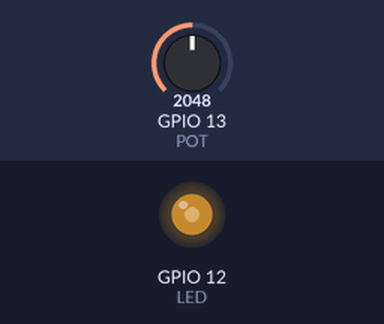
The sketch below on a simulated ESP32. Parts: output pins drawn as LEDs (lit = HIGH). The inputs (shaded band) are chosen by the test bench; at power-on: GPIO 13 (POT) = 2048.

Above: at 1.2 s.
1.3 s: GPIO 13 (POT) set to 2866
At 1.9 s:
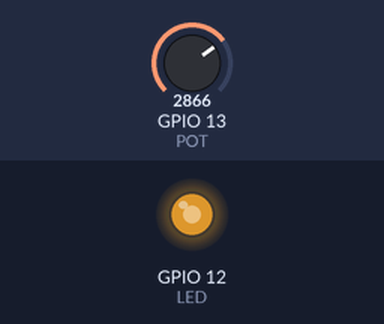
2.8 s: GPIO 13 (POT) set to 3603
At 3.1 s:
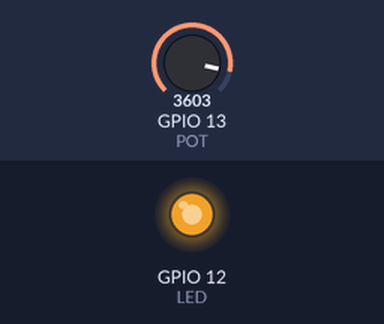
4.3 s: GPIO 13 (POT) set to 491
At 5.4 s:
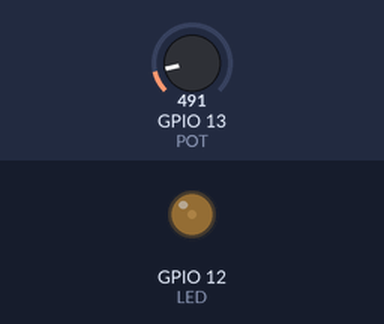
5.8 s: GPIO 13 (POT) set to 0
At 6.5 s:
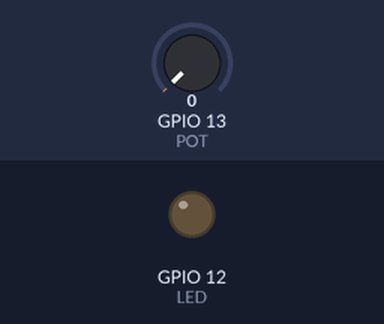
Timing chart, 0 to 8.3 s (numbered marks = the images above; inputs shaded):
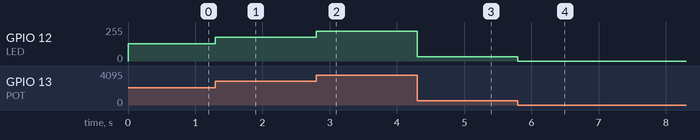

Measured:
- after the input at 1.3 s, GPIO 12 (LED): 128/255 → 178/255 at once
- after the input at 2.8 s, GPIO 12 (LED): 178/255 → 224/255 at once
- after the input at 4.3 s, GPIO 12 (LED): 224/255 → 31/255 at once
- after the input at 5.8 s, GPIO 12 (LED): 31/255 → 0/255 at once

The sketch:

D2_07_Analog_input_pot_LED.ino
```cpp
const byte POT = 13;
const byte LED = 12;
int value;

void setup() {
  ledcAttachPin(LED, 0);
  ledcSetup(0, 4000, 12);
}

void loop() {
  value= analogRead(POT);
  ledcWrite(0, value);


}
```
